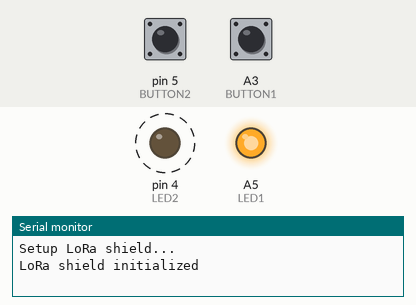
Simulated run of this sketch. Board: Arduino Uno, built with avr-gcc and run on an emulated ATmega328P. On the bench: output pins drawn as LEDs (lit = HIGH), the last lines printed to the serial monitor. Dashed ring = blinking. The inputs (shaded band) are chosen by the test bench; at power-on: pin 5 (BUTTON2) LOW, A3 (BUTTON1) LOW. No radio packets arrive unless stated.

Above: at 2.52 s.
3.7 s: pin 5 (BUTTON2) pulled HIGH for 1.55 s
At 6.2 s:
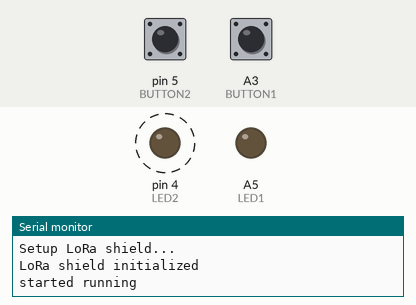
7.2 s: A3 (BUTTON1) pulled HIGH for 1.55 s
At 8.0 s:
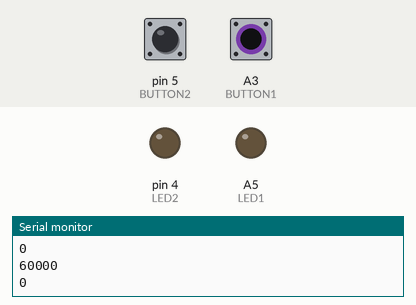
Timing chart, 0 to 10.2 s (numbered marks = the images above; inputs shaded):
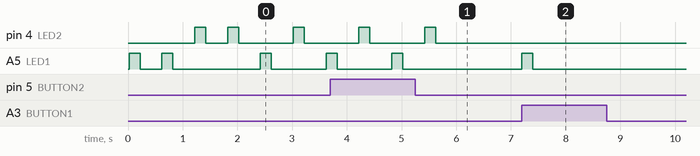

The sketch:

IoTDevice2.ino
```cpp
#include <SPI.h>
#include <LoRa.h>
#define BUTTON2 5
#define LED2 4
#define BUTTON1 A3
#define LED1 A5
#define ioTProj 1 // id of the IoTProject
#define keyWord "<ms16>" //lora-topic
#define interval 60000 //delay between votes, default 60000ms = 1min
#define sendTime 3600000 //votes will be sent every x millseconds, default 3600000ms = 1hr
bool on;
long lastPressed;
int count1;
int count2;
int buttonValue1;
int buttonValue2;
int unpressed1;
int unpressed2;
int hours;

//blink led x times
void blink(int x, int led) {
  for (int i = 0 ; i < x ; i++)
  {
    digitalWrite(led, HIGH);
    delay(200);
    digitalWrite(led, LOW);
    delay(400);
  }
}

//send all current votes to LoRaWAN, clear all votes
void sendVotes() {
  Serial.println("Sending");
  int status = LoRa.beginPacket();
  if (status) {
    LoRa.write(keyWord);
    LoRa.write("-");
    LoRa.write(ioTProj);
    LoRa.write("-");
    LoRa.write(count1);
    LoRa.write("-");
    LoRa.write(count2);
    LoRa.endPacket();
    Serial.println("sent");
    count1 = 0;
    count2 = 0;
  } else {
    Serial.println("Error sending");
    blink(10, LED1);
  }
}

//main running loop
void run() {
  buttonValue1 = digitalRead(BUTTON1);
  buttonValue2 = digitalRead(BUTTON2);
  if (buttonValue1 && !unpressed1) {
    Serial.println("button 1 pressed");
    if ((millis() - lastPressed) > interval) {
      Serial.println("succesfully");
      Serial.println(millis());
      Serial.println(lastPressed);
      Serial.println(interval);
      Serial.println(count1);
      blink(3, LED1);
      count1++;
      lastPressed = millis();
    } else {
      Serial.println("but the timer was at");
      Serial.println(millis());
      Serial.println(lastPressed);
      Serial.println(interval);
      Serial.println(count1);
      blink(1, LED1);
      if(lastPressed+10000<=millis()){lastPressed += 10000;}
    }
  }
  if (buttonValue2 && !unpressed2) {
    Serial.println("button 2 pressed");
    if ((millis() - lastPressed) > interval) {
      Serial.println("succesfully");
      Serial.println(millis());
      Serial.println(lastPressed);
      Serial.println(interval);
      blink(3, LED2);
      count2++;
      lastPressed = millis();
    } else {
      Serial.println("but the timer was at");
      Serial.println(millis());
      Serial.println(lastPressed);
      Serial.println(interval);
      blink(1, LED2);
      if(lastPressed+10000<=millis()){lastPressed += 10000;}
    }
  }
  unpressed1 = buttonValue1;
  unpressed2 = buttonValue2;
  if ((hours * sendTime) <= millis()) {
    hours++;
    if(count1 > 0 || count2 > 0){
    sendVotes();
    }
  }
}

void initialise() {
  Serial.begin(9600);
  Serial.println("Setup LoRa shield...");
  if (!LoRa.begin(868100000)) {
    Serial.println("Starting LoRa failed!");
    while (1) {
      blink(1, LED1);
      blink(1, LED2);
    }
  }
  LoRa.setSyncWord(0x34);
  Serial.println("LoRa shield initialized");
  pinMode(BUTTON1, INPUT); //main button
  pinMode(BUTTON2, INPUT);
  pinMode(LED1, OUTPUT);
  pinMode(LED2, OUTPUT);
  buttonValue1 = 0;
  buttonValue2 = 0;
  unpressed1 = 0;
  unpressed2 = 0;
  hours = 1;
  count1 = 0;
  count2 = 0;
  on = false;
  lastPressed = 0;
}

void setup() {
  initialise();
  blink(2, LED1);
  blink(2, LED2);
}

void loop() {
  blink(1, LED1);
  blink(1, LED2);
  while (on) {
    run();
  }
  if (digitalRead(BUTTON1) || digitalRead(BUTTON2)) {
    on = true;
    Serial.println("started running");
  }
}
```

Measured:
- after the input at 3.7 s, A5 (LED1): goes on until 5.0 s, then stays LOW
- after the input at 7.2 s, A5 (LED1): LOW → HIGH at once, → LOW 0.20 s later
- by itself, pin 4 (LED2): alternates HIGH for 0.20 s and LOW for 1.0 s
